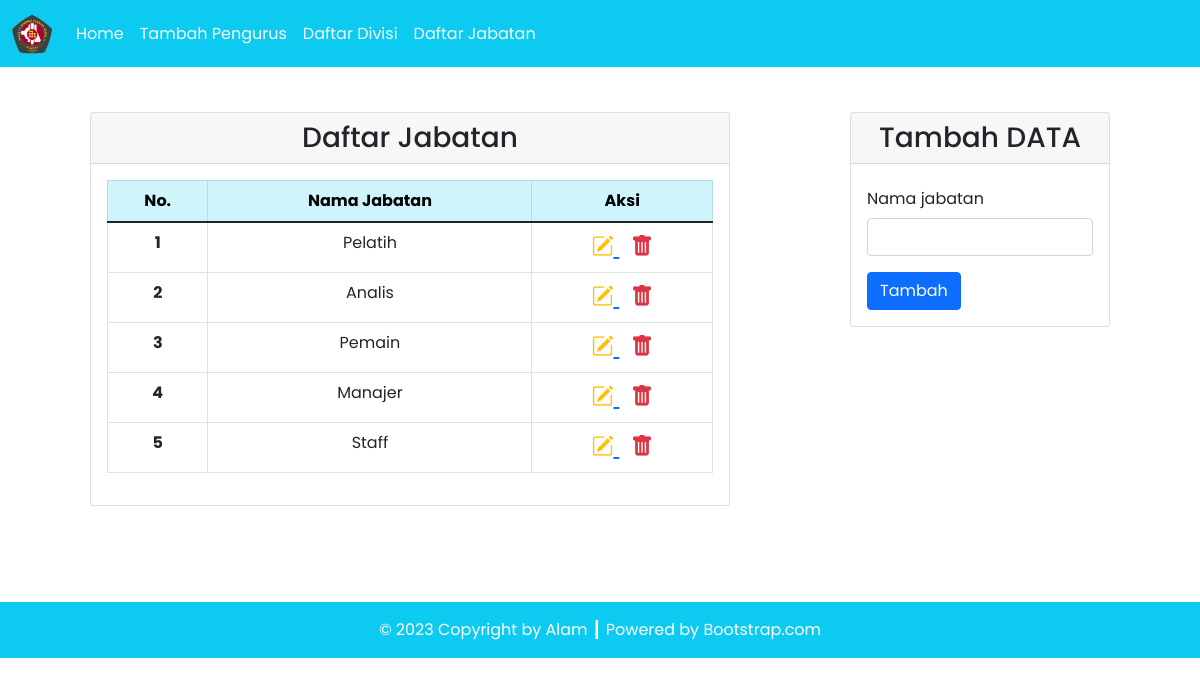
/jabatan.php, run on the app's committed database.
### tables this page shows
CREATE TABLE `jabatan` (
  `jabatan_id` int(11) NOT NULL,
  `jabatan_nama` varchar(50) DEFAULT NULL
);

### src/config/db.php (called while the page is built)
<?php
$DB_HOST = "localhost";
$DB_USERNAME = "root";
$DB_PASSWORD = "";
$DB_NAME = "db_esport";

### src/classes/DB.php (called while the page is built, shortened)
<?php
class DB
{
    private $hostname;
    private $username;
    private $password;
    private $dbname;
    private $conn;
    private $result;
    function __construct($hostname, $username, $password, $dbname)
    {
        $this->hostname = $hostname;
        $this->username = $username;
        $this->password = $password;
        $this->dbname = $dbname;
    }
    function open()
    {
        $this->conn = mysqli_connect($this->hostname, $this->username, $this->password, $this->dbname);
    }
    function execute($query)
    {
        $this->result = mysqli_query($this->conn, $query);
    }
    function getResult()
    {
        return mysqli_fetch_array($this->result);
    }
}

### src/classes/Jabatan.php (called while the page is built, shortened)
<?php
class Jabatan extends DB
{
    function getJabatan()
    {
        $query = "SELECT * FROM jabatan";
        return $this->execute($query);
    }
}

### src/jabatan.php (the view, shortened to what this page needs)
<?php
include('config/db.php');
include('classes/DB.php');
include('classes/Jabatan.php');
$jabatan = new Jabatan($DB_HOST, $DB_USERNAME, $DB_PASSWORD, $DB_NAME);
$jabatan->open();
$jabatan->getJabatan();
$header = '<tr>
<th scope="row">No.</th>
<th scope="row">Nama Jabatan</th>
<th scope="row">Aksi</th>
</tr>';
$data = null;
$no = 1;
while ($div = $jabatan->getResult()) {
    $data .= '<tr>
    <th scope="row">' . $no . '</th>
    <td>' . $div['jabatan_nama'] . '</td>
    <td style="font-size: 22px;">
        <a href="jabatan.php?id=' . $div['jabatan_id'] . '" title="Edit Data">
        <i class="bi bi-pencil-square text-warning"></i>
        </a>&nbsp;
        <a href="jabatan.php?hapus=' . $div['jabatan_id'] . '" title="Delete Data"><i class="bi bi-trash-fill text-danger"></i></a>
        </td>
    </tr>';
    $no++;
}

### data on the page
jabatan: jabatan_nama "Pelatih"
jabatan: jabatan_nama "Analis"
jabatan: jabatan_nama "Pemain"
jabatan: jabatan_nama "Manajer"
jabatan: jabatan_nama "Staff"
